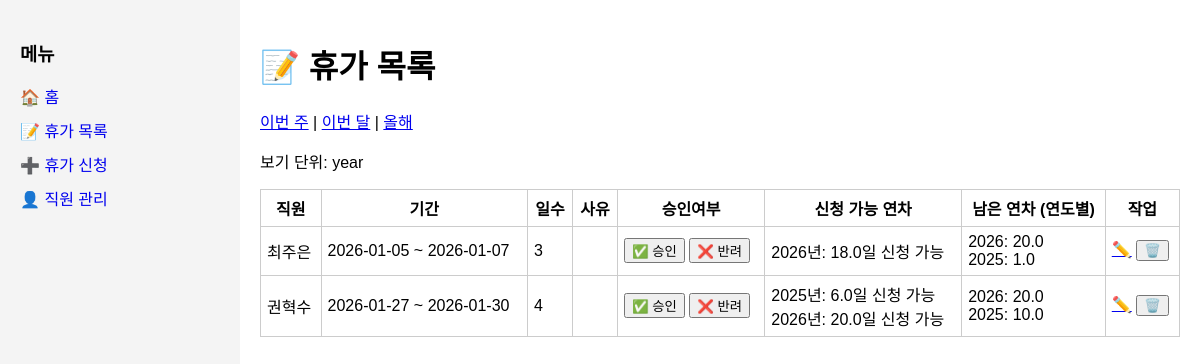
/leaves?view=year, run on the app's committed database.
### app/models.py (models this page shows, shortened)
class Leave(db.Model):
    id = db.Column(db.Integer, primary_key=True)
    user_id = db.Column(db.Integer, db.ForeignKey("user.id"), nullable=False)
    start_date = db.Column(db.Date, nullable=False)
    end_date = db.Column(db.Date, nullable=False)
    half_day = db.Column(db.Boolean, default=False)
    status = db.Column(db.String(20), default="Pending")
    reason = db.Column(db.String(200))
    @property
    def days(self):
        return 0.5 if self.half_day else (self.end_date - self.start_date).days + 1

class User(db.Model):
    id = db.Column(db.Integer, primary_key=True)
    name = db.Column(db.String(50), nullable=False)
    email = db.Column(db.String(100))
    leaves = db.relationship(
        "Leave",
        backref="user",
        lazy=True,
        cascade="all, delete-orphan"
    )
    leave_balances = db.relationship(
        "LeaveBalance",
        back_populates="user",
        cascade="all, delete-orphan"
    )
    @property
    def remaining_leave_by_year(self):
        result = {}
        for balance in self.leave_balances:
            remaining = balance.total_days - (balance.used_days or 0)
            if remaining > 0:
                result[balance.year] = remaining
        return result
    @property
    def requestable_leave_by_year(self):
        result = {}
        balances = sorted(self.leave_balances, key=lambda b: b.year)
        available_by_year = {
            b.year: (b.total_days or 0.0) - (b.used_days or 0.0)
            for b in balances
        }
        pending_leaves = sorted(
            [l for l in self.leaves if l.status == "Pending"],
            key=lambda l: l.start_date
        )
        for leave in pending_leaves:
            remaining = leave.days
            for year in available_by_year:
                if year > leave.start_date.year:
                    continue
                if remaining <= 0:
                    break
                deduct = min(available_by_year[year], remaining)
                available_by_year[year] -= deduct
                remaining -= deduct
        for year, days in available_by_year.items():
            if days > 0:
                result[year] = round(days, 1)
        return result

class LeaveBalance(db.Model):
    id = db.Column(db.Integer, primary_key=True)
    user_id = db.Column(db.Integer, db.ForeignKey("user.id"), nullable=False)
    year = db.Column(db.Integer, nullable=False)
    total_days = db.Column(db.Float, default=15.0)
    used_days = db.Column(db.Float, default=0.0)
    pending_days = db.Column(db.Float, default=0.0)
    user = db.relationship("User", back_populates="leave_balances")

### app/routes.py (the view, shortened to what this page needs)
@bp.route("/leaves")
def leave_list():
    leaves = Leave.query
    view = request.args.get("view", "month")
    today = datetime.today().date()
    if view == "week":
        start_of_week = today - timedelta(days=today.weekday())
        end_of_week = start_of_week + timedelta(days=6)
        leaves = leaves.filter(Leave.start_date <= end_of_week, Leave.end_date >= start_of_week)
    elif view == "year":
        start_of_year = today.replace(month=1, day=1)
        end_of_year = today.replace(month=12, day=31)
        leaves = leaves.filter(Leave.start_date <= end_of_year, Leave.end_date >= start_of_year)
    leaves = leaves.order_by(Leave.start_date).all()
    return render_template("leave_list.html", leaves=leaves, view=view)

### app/templates/leave_list.html (shortened to what this page needs)
{% extends "layout.html" %}
{% block content %}
<h1>📝 휴가 목록</h1>
<div>
    <a href="{{ url_for('main.leave_list', view='week') }}">이번 주</a> |
    <a href="{{ url_for('main.leave_list', view='month') }}">이번 달</a> |
    <a href="{{ url_for('main.leave_list', view='year') }}">올해</a>
</div>
<p>보기 단위: {{ view }}</p>
<table>
<tr>
    <th>직원</th><th>기간</th><th>일수</th><th>사유</th><th>승인여부</th>
    <th>신청 가능 연차</th><th>남은 연차 (연도별)</th><th>작업</th>
</tr>
{% for leave in leaves %}
<tr>
    <td>{{ leave.user.name }}</td>
    <td>{{ leave.start_date }} ~ {{ leave.end_date }}</td>
    <td>{{ leave.days }}</td>
    <td>{{ leave.reason }}</td>
    <td>
    {% if leave.status == "Pending" %}
        <form method="POST" action="{{ url_for('main.approve_leave', leave_id=leave.id) }}" style="display:inline">
            <button>✅ 승인</button>
        </form>
        <form method="POST" action="{{ url_for('main.reject_leave', leave_id=leave.id) }}" style="display:inline">
            <button>❌ 반려</button>
        </form>
    {% else %}
        {{ leave.status }}
    {% endif %}
    </td>
    <td>
    {% for year, days in leave.user.requestable_leave_by_year.items() %}
        {{ year }}년: {{ days }}일 신청 가능<br>
    {% else %}
        신청 가능 연차 없음
    {% endfor %}
    </td>
    <td>
        {% for year, remaining in leave.user.remaining_leave_by_year.items() %}
            {{ year }}: {{ remaining }}<br>
        {% endfor %}
    </td>
    <td>
        <a href="/leaves/{{ leave.id }}/edit?view_unit={{ request.args.get('view_unit', 'week') }}">✏️</a>
        <form method="POST" action="/leaves/{{ leave.id }}/delete" style="display:inline">
            <button onclick="return confirm('삭제?')">🗑️</button>
        </form>
    </td>
</tr>
{% endfor %}
</table>
{% endblock %}

### app/templates/layout.html (style rules this page uses)
body { margin:0; display:flex; font-family:Arial; }
table { border-collapse:collapse; width:100%; }
th,td { border:1px solid #ccc; padding:6px; }

### data on the page
Leave: user.name "최주은", start_date "2026-01-05", end_date "2026-01-07", days "3"
LeaveBalance: year "2026", days "18.0", total_days "20.0"
LeaveBalance: year "2025", total_days "1.0"
Leave: user.name "권혁수", start_date "2026-01-27", end_date "2026-01-30", days "4"
LeaveBalance: year "2025", days "6.0", total_days "10.0"
LeaveBalance: year "2026", total_days "20.0"

### other printed values
{{ view }} "year"
